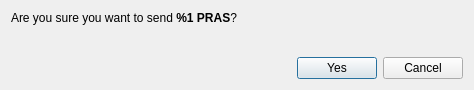
<?xml version="1.0" encoding="UTF-8"?>
<ui version="4.0">
 <class>ConfirmSendDialog</class>
 <widget class="QDialog" name="ConfirmSendDialog">
  <property name="windowModality">
   <enum>Qt::ApplicationModal</enum>
  </property>
  <property name="geometry">
   <rect>
    <x>0</x>
    <y>0</y>
    <width>474</width>
    <height>90</height>
   </rect>
  </property>
  <property name="windowTitle">
   <string>Confirm sending %1 PRAS</string>
  </property>
  <layout class="QVBoxLayout" name="verticalLayout">
   <item>
    <layout class="QVBoxLayout" name="verticalLayout_2">
     <item>
      <widget class="QLabel" name="m_confirmLabel">
       <property name="text">
        <string>&lt;html&gt;&lt;head/&gt;&lt;body&gt;&lt;p&gt;Are you sure you want to send &lt;strong&gt;%1 PRAS&lt;/strong&gt;?&lt;/p&gt;&lt;/body&gt;&lt;/html&gt;</string>
       </property>
       <property name="textFormat">
        <enum>Qt::RichText</enum>
       </property>
      </widget>
     </item>
     <item>
      <widget class="QLabel" name="m_paymentIdLabel">
       <property name="text">
        <string/>
       </property>
       <property name="textFormat">
        <enum>Qt::RichText</enum>
       </property>
      </widget>
     </item>
    </layout>
   </item>
   <item>
    <spacer name="verticalSpacer">
     <property name="orientation">
      <enum>Qt::Vertical</enum>
     </property>
     <property name="sizeHint" stdset="0">
      <size>
       <width>20</width>
       <height>40</height>
      </size>
     </property>
    </spacer>
   </item>
   <item>
    <layout class="QHBoxLayout" name="horizontalLayout_2">
     <item>
      <spacer name="horizontalSpacer">
       <property name="orientation">
        <enum>Qt::Horizontal</enum>
       </property>
       <property name="sizeHint" stdset="0">
        <size>
         <width>40</width>
         <height>20</height>
        </size>
       </property>
      </spacer>
     </item>
     <item>
      <widget class="QPushButton" name="m_okButton">
       <property name="text">
        <string>Yes</string>
       </property>
       <property name="icon">
        <iconset resource="../../resources.qrc">
         <normaloff>:/icons/transaction</normaloff>:/icons/transaction</iconset>
       </property>
      </widget>
     </item>
     <item>
      <widget class="QPushButton" name="m_cancelButton">
       <property name="text">
        <string>Cancel</string>
       </property>
       <property name="icon">
        <iconset resource="../../resources.qrc">
         <normaloff>:/icons/cancel</normaloff>:/icons/cancel</iconset>
       </property>
      </widget>
     </item>
    </layout>
   </item>
  </layout>
 </widget>
 <resources>
  <include location="../../resources.qrc"/>
 </resources>
 <connections>
  <connection>
   <sender>m_okButton</sender>
   <signal>clicked()</signal>
   <receiver>ConfirmSendDialog</receiver>
   <slot>accept()</slot>
   <hints>
    <hint type="sourcelabel">
     <x>500</x>
     <y>62</y>
    </hint>
    <hint type="destinationlabel">
     <x>276</x>
     <y>44</y>
    </hint>
   </hints>
  </connection>
  <connection>
   <sender>m_cancelButton</sender>
   <signal>clicked()</signal>
   <receiver>ConfirmSendDialog</receiver>
   <slot>reject()</slot>
   <hints>
    <hint type="sourcelabel">
     <x>417</x>
     <y>62</y>
    </hint>
    <hint type="destinationlabel">
     <x>276</x>
     <y>44</y>
    </hint>
   </hints>
  </connection>
 </connections>
</ui>
